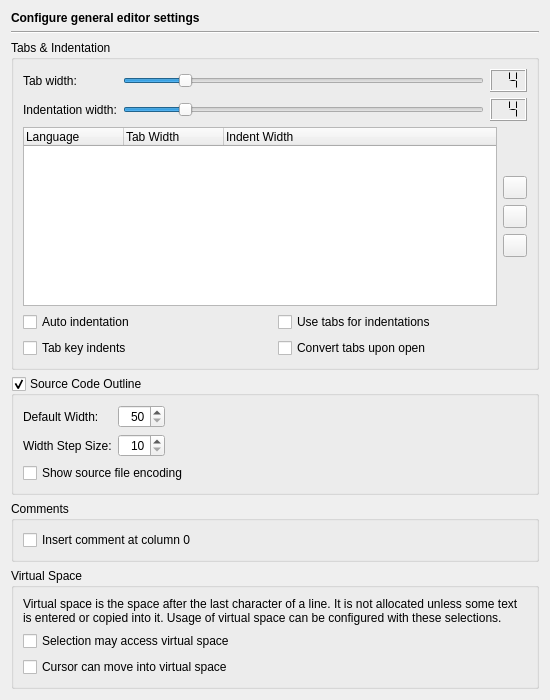
<?xml version="1.0" encoding="UTF-8"?>
<ui version="4.0">
 <class>EditorGeneralPage</class>
 <widget class="QWidget" name="EditorGeneralPage">
  <property name="geometry">
   <rect>
    <x>0</x>
    <y>0</y>
    <width>550</width>
    <height>700</height>
   </rect>
  </property>
  <layout class="QVBoxLayout" name="verticalLayout_4">
   <item>
    <widget class="QLabel" name="headerLabel">
     <property name="text">
      <string>&lt;b&gt;Configure general editor settings&lt;/b&gt;</string>
     </property>
    </widget>
   </item>
   <item>
    <widget class="Line" name="line2">
     <property name="frameShape">
      <enum>QFrame::HLine</enum>
     </property>
     <property name="frameShadow">
      <enum>QFrame::Sunken</enum>
     </property>
     <property name="orientation">
      <enum>Qt::Horizontal</enum>
     </property>
    </widget>
   </item>
   <item>
    <widget class="QGroupBox" name="groupBox_5">
     <property name="title">
      <string>Tabs &amp;&amp; Indentation</string>
     </property>
     <layout class="QVBoxLayout" name="verticalLayout_3">
      <item>
       <layout class="QGridLayout">
        <item row="0" column="0">
         <widget class="QLabel" name="TextLabel13_3">
          <property name="text">
           <string>Tab width:</string>
          </property>
          <property name="buddy">
           <cstring>tabwidthSlider</cstring>
          </property>
         </widget>
        </item>
        <item row="0" column="1">
         <widget class="QSlider" name="tabwidthSlider">
          <property name="toolTip">
           <string>Move to set the tab width.</string>
          </property>
          <property name="minimum">
           <number>1</number>
          </property>
          <property name="maximum">
           <number>20</number>
          </property>
          <property name="value">
           <number>4</number>
          </property>
          <property name="orientation">
           <enum>Qt::Horizontal</enum>
          </property>
          <property name="tickInterval">
           <number>1</number>
          </property>
         </widget>
        </item>
        <item row="0" column="2">
         <widget class="QLCDNumber" name="tabwidthLCD">
          <property name="toolTip">
           <string>Displays the selected tab width.</string>
          </property>
          <property name="digitCount">
           <number>2</number>
          </property>
          <property name="segmentStyle">
           <enum>QLCDNumber::Flat</enum>
          </property>
          <property name="value" stdset="0">
           <double>4.000000000000000</double>
          </property>
         </widget>
        </item>
        <item row="1" column="0">
         <widget class="QLabel" name="TextLabel13_2_3">
          <property name="text">
           <string>Indentation width:</string>
          </property>
          <property name="buddy">
           <cstring>indentwidthSlider</cstring>
          </property>
         </widget>
        </item>
        <item row="1" column="1">
         <widget class="QSlider" name="indentwidthSlider">
          <property name="toolTip">
           <string>Move to set the indentation width.</string>
          </property>
          <property name="minimum">
           <number>1</number>
          </property>
          <property name="maximum">
           <number>20</number>
          </property>
          <property name="value">
           <number>4</number>
          </property>
          <property name="orientation">
           <enum>Qt::Horizontal</enum>
          </property>
          <property name="tickInterval">
           <number>1</number>
          </property>
         </widget>
        </item>
        <item row="1" column="2">
         <widget class="QLCDNumber" name="indentwidthLCD">
          <property name="toolTip">
           <string>Displays the selected indentation width.</string>
          </property>
          <property name="digitCount">
           <number>2</number>
          </property>
          <property name="segmentStyle">
           <enum>QLCDNumber::Flat</enum>
          </property>
          <property name="value" stdset="0">
           <double>4.000000000000000</double>
          </property>
         </widget>
        </item>
       </layout>
      </item>
      <item>
       <layout class="QHBoxLayout" name="horizontalLayout">
        <item>
         <widget class="QTreeWidget" name="languageOverrideWidget">
          <property name="alternatingRowColors">
           <bool>true</bool>
          </property>
          <property name="selectionMode">
           <enum>QAbstractItemView::ExtendedSelection</enum>
          </property>
          <property name="rootIsDecorated">
           <bool>false</bool>
          </property>
          <property name="itemsExpandable">
           <bool>false</bool>
          </property>
          <column>
           <property name="text">
            <string>Language</string>
           </property>
          </column>
          <column>
           <property name="text">
            <string>Tab Width</string>
           </property>
          </column>
          <column>
           <property name="text">
            <string>Indent Width</string>
           </property>
          </column>
          <column>
           <property name="text">
            <string notr="true"/>
           </property>
          </column>
         </widget>
        </item>
        <item>
         <layout class="QVBoxLayout" name="verticalLayout_2">
          <item>
           <spacer name="verticalSpacer">
            <property name="orientation">
             <enum>Qt::Vertical</enum>
            </property>
            <property name="sizeHint" stdset="0">
             <size>
              <width>20</width>
              <height>40</height>
             </size>
            </property>
           </spacer>
          </item>
          <item>
           <widget class="QToolButton" name="addButton">
            <property name="toolTip">
             <string>Press to add a language specific override</string>
            </property>
           </widget>
          </item>
          <item>
           <widget class="QToolButton" name="deleteButton">
            <property name="toolTip">
             <string>Press to delete the selected language specific override</string>
            </property>
           </widget>
          </item>
          <item>
           <widget class="QToolButton" name="editButton">
            <property name="toolTip">
             <string>Press to edit the selected language specific override</string>
            </property>
           </widget>
          </item>
          <item>
           <spacer name="verticalSpacer_2">
            <property name="orientation">
             <enum>Qt::Vertical</enum>
            </property>
            <property name="sizeHint" stdset="0">
             <size>
              <width>20</width>
              <height>40</height>
             </size>
            </property>
           </spacer>
          </item>
         </layout>
        </item>
       </layout>
      </item>
      <item>
       <layout class="QGridLayout" name="gridLayout_2">
        <item row="0" column="0">
         <widget class="QCheckBox" name="autoindentCheckBox">
          <property name="toolTip">
           <string>Select whether autoindentation shall be enabled</string>
          </property>
          <property name="text">
           <string>Auto indentation</string>
          </property>
         </widget>
        </item>
        <item row="0" column="1">
         <widget class="QCheckBox" name="tabforindentationCheckBox">
          <property name="toolTip">
           <string>Select whether tab characters are used for indentations.</string>
          </property>
          <property name="text">
           <string>Use tabs for indentations</string>
          </property>
         </widget>
        </item>
        <item row="1" column="0">
         <widget class="QCheckBox" name="tabindentsCheckBox">
          <property name="toolTip">
           <string>Select whether pressing the tab key indents.</string>
          </property>
          <property name="text">
           <string>Tab key indents</string>
          </property>
         </widget>
        </item>
        <item row="1" column="1">
         <widget class="QCheckBox" name="converttabsCheckBox">
          <property name="toolTip">
           <string>Select whether tabs shall be converted upon opening the file</string>
          </property>
          <property name="text">
           <string>Convert tabs upon open</string>
          </property>
         </widget>
        </item>
       </layout>
      </item>
     </layout>
    </widget>
   </item>
   <item>
    <widget class="QGroupBox" name="sourceOutlineGroupBox">
     <property name="toolTip">
      <string>Select to enable the source code outline view</string>
     </property>
     <property name="title">
      <string>Source Code Outline</string>
     </property>
     <property name="checkable">
      <bool>true</bool>
     </property>
     <layout class="QGridLayout" name="gridLayout_3">
      <item row="0" column="0">
       <widget class="QLabel" name="label_2">
        <property name="text">
         <string>Default Width:</string>
        </property>
       </widget>
      </item>
      <item row="0" column="2">
       <spacer name="horizontalSpacer">
        <property name="orientation">
         <enum>Qt::Horizontal</enum>
        </property>
        <property name="sizeHint" stdset="0">
         <size>
          <width>345</width>
          <height>17</height>
         </size>
        </property>
       </spacer>
      </item>
      <item row="1" column="0">
       <widget class="QLabel" name="label_3">
        <property name="text">
         <string>Width Step Size:</string>
        </property>
       </widget>
      </item>
      <item row="0" column="1">
       <widget class="QSpinBox" name="sourceOutlineWidthSpinBox">
        <property name="toolTip">
         <string>Enter the default width of the source code outline view</string>
        </property>
        <property name="alignment">
         <set>Qt::AlignRight|Qt::AlignTrailing|Qt::AlignVCenter</set>
        </property>
        <property name="minimum">
         <number>50</number>
        </property>
        <property name="maximum">
         <number>498</number>
        </property>
        <property name="singleStep">
         <number>50</number>
        </property>
       </widget>
      </item>
      <item row="1" column="1">
       <widget class="QSpinBox" name="sourceOutlineWidthStepSpinBox">
        <property name="toolTip">
         <string>Enter the amount of pixels the width of the outline should be increased or decreased</string>
        </property>
        <property name="alignment">
         <set>Qt::AlignRight|Qt::AlignTrailing|Qt::AlignVCenter</set>
        </property>
        <property name="minimum">
         <number>10</number>
        </property>
        <property name="maximum">
         <number>100</number>
        </property>
        <property name="singleStep">
         <number>10</number>
        </property>
       </widget>
      </item>
      <item row="2" column="0" colspan="3">
       <widget class="QCheckBox" name="sourceOutlineShowCodingCheckBox">
        <property name="toolTip">
         <string>Select to show the source code encoding</string>
        </property>
        <property name="text">
         <string>Show source file encoding</string>
        </property>
       </widget>
      </item>
     </layout>
    </widget>
   </item>
   <item>
    <widget class="QGroupBox" name="groupBox">
     <property name="title">
      <string>Comments</string>
     </property>
     <layout class="QGridLayout" name="gridLayout">
      <item row="0" column="0">
       <widget class="QCheckBox" name="comment0CheckBox">
        <property name="toolTip">
         <string>Select to insert the comment sign at column 0</string>
        </property>
        <property name="whatsThis">
         <string>&lt;b&gt;Insert comment at column 0&lt;/b&gt;&lt;p&gt;Select to insert the comment sign at column 0. Otherwise, the comment sign is inserted at the first non-whitespace position.&lt;/p&gt;</string>
        </property>
        <property name="text">
         <string>Insert comment at column 0</string>
        </property>
       </widget>
      </item>
     </layout>
    </widget>
   </item>
   <item>
    <widget class="QGroupBox" name="groupBox_2">
     <property name="title">
      <string>Virtual Space</string>
     </property>
     <layout class="QVBoxLayout" name="verticalLayout">
      <item>
       <widget class="QLabel" name="label">
        <property name="text">
         <string>Virtual space is the space after the last character of a line. It is not allocated unless some text is entered or copied into it. Usage of virtual space can be configured with these selections.</string>
        </property>
        <property name="wordWrap">
         <bool>true</bool>
        </property>
       </widget>
      </item>
      <item>
       <widget class="QCheckBox" name="vsSelectionCheckBox">
        <property name="toolTip">
         <string>Select to enable a rectangular selection to extend into virtual space</string>
        </property>
        <property name="text">
         <string>Selection may access virtual space</string>
        </property>
       </widget>
      </item>
      <item>
       <widget class="QCheckBox" name="vsUserCheckBox">
        <property name="toolTip">
         <string>Select to allow the cursor to be moved into virtual space</string>
        </property>
        <property name="text">
         <string>Cursor can move into virtual space</string>
        </property>
       </widget>
      </item>
     </layout>
    </widget>
   </item>
  </layout>
 </widget>
 <tabstops>
  <tabstop>tabwidthSlider</tabstop>
  <tabstop>indentwidthSlider</tabstop>
  <tabstop>languageOverrideWidget</tabstop>
  <tabstop>addButton</tabstop>
  <tabstop>deleteButton</tabstop>
  <tabstop>editButton</tabstop>
  <tabstop>autoindentCheckBox</tabstop>
  <tabstop>tabforindentationCheckBox</tabstop>
  <tabstop>tabindentsCheckBox</tabstop>
  <tabstop>converttabsCheckBox</tabstop>
  <tabstop>sourceOutlineGroupBox</tabstop>
  <tabstop>sourceOutlineWidthSpinBox</tabstop>
  <tabstop>sourceOutlineWidthStepSpinBox</tabstop>
  <tabstop>sourceOutlineShowCodingCheckBox</tabstop>
  <tabstop>comment0CheckBox</tabstop>
  <tabstop>vsSelectionCheckBox</tabstop>
  <tabstop>vsUserCheckBox</tabstop>
 </tabstops>
 <resources/>
 <connections>
  <connection>
   <sender>tabwidthSlider</sender>
   <signal>valueChanged(int)</signal>
   <receiver>tabwidthLCD</receiver>
   <slot>display(int)</slot>
   <hints>
    <hint type="sourcelabel">
     <x>384</x>
     <y>81</y>
    </hint>
    <hint type="destinationlabel">
     <x>415</x>
     <y>82</y>
    </hint>
   </hints>
  </connection>
  <connection>
   <sender>indentwidthSlider</sender>
   <signal>valueChanged(int)</signal>
   <receiver>indentwidthLCD</receiver>
   <slot>display(int)</slot>
   <hints>
    <hint type="sourcelabel">
     <x>384</x>
     <y>110</y>
    </hint>
    <hint type="destinationlabel">
     <x>410</x>
     <y>110</y>
    </hint>
   </hints>
  </connection>
 </connections>
</ui>
